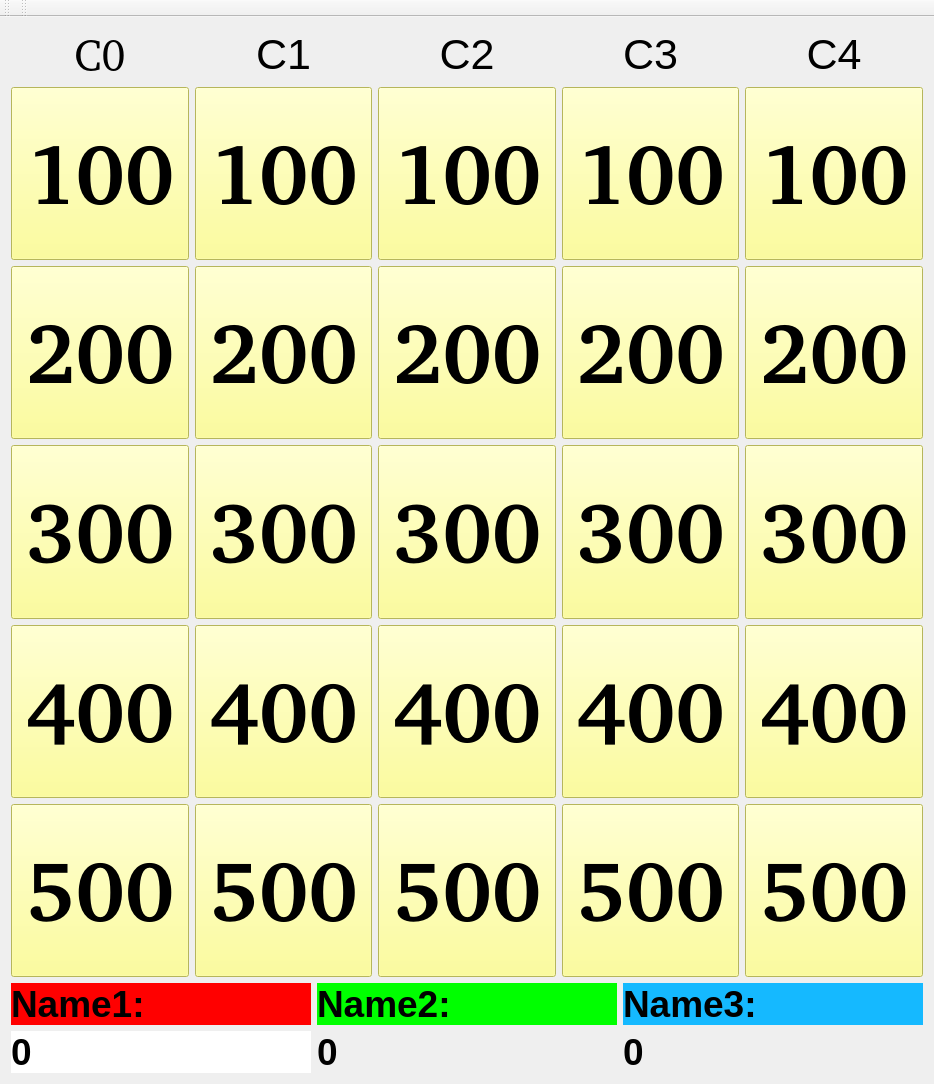
<?xml version="1.0" encoding="UTF-8"?>
<ui version="4.0">
 <class>MainWindow</class>
 <widget class="QMainWindow" name="MainWindow">
  <property name="enabled">
   <bool>true</bool>
  </property>
  <property name="geometry">
   <rect>
    <x>0</x>
    <y>0</y>
    <width>934</width>
    <height>1084</height>
   </rect>
  </property>
  <property name="font">
   <font>
    <family>Droid Sans [unknown]</family>
    <pointsize>72</pointsize>
   </font>
  </property>
  <property name="windowTitle">
   <string>MainWindow</string>
  </property>
  <property name="styleSheet">
   <string notr="true">QPushButton {
    background-color: rgb(255, 255, 127);
}

QPushButton::focus {
	background-color: qradialgradient(spread:repeat, cx:0.5, cy:0.5, radius:0.077, fx:0.5, fy:0.5, stop:0 rgba(0, 169, 255, 147), stop:0.497326 rgba(0, 0, 0, 147), stop:1 rgba(0, 169, 255, 147));
}</string>
  </property>
  <widget class="QWidget" name="centralWidget">
   <layout class="QVBoxLayout" name="verticalLayout">
    <item>
     <layout class="QGridLayout" name="gridLayout_2">
      <item row="3" column="4">
       <widget class="QPushButton" name="button_300_4">
        <property name="sizePolicy">
         <sizepolicy hsizetype="Minimum" vsizetype="Expanding">
          <horstretch>0</horstretch>
          <verstretch>0</verstretch>
         </sizepolicy>
        </property>
        <property name="font">
         <font>
          <family>Droid Sans [unknown]</family>
          <pointsize>64</pointsize>
          <weight>75</weight>
          <bold>true</bold>
         </font>
        </property>
        <property name="text">
         <string>300</string>
        </property>
       </widget>
      </item>
      <item row="3" column="0">
       <widget class="QPushButton" name="button_300_0">
        <property name="sizePolicy">
         <sizepolicy hsizetype="Minimum" vsizetype="Expanding">
          <horstretch>0</horstretch>
          <verstretch>0</verstretch>
         </sizepolicy>
        </property>
        <property name="font">
         <font>
          <family>Droid Sans [unknown]</family>
          <pointsize>64</pointsize>
          <weight>75</weight>
          <bold>true</bold>
         </font>
        </property>
        <property name="text">
         <string>300</string>
        </property>
       </widget>
      </item>
      <item row="5" column="1">
       <widget class="QPushButton" name="button_500_1">
        <property name="sizePolicy">
         <sizepolicy hsizetype="Minimum" vsizetype="Expanding">
          <horstretch>0</horstretch>
          <verstretch>0</verstretch>
         </sizepolicy>
        </property>
        <property name="font">
         <font>
          <family>Droid Sans [unknown]</family>
          <pointsize>64</pointsize>
          <weight>75</weight>
          <bold>true</bold>
         </font>
        </property>
        <property name="text">
         <string>500</string>
        </property>
       </widget>
      </item>
      <item row="2" column="4">
       <widget class="QPushButton" name="button_200_4">
        <property name="sizePolicy">
         <sizepolicy hsizetype="Minimum" vsizetype="Expanding">
          <horstretch>0</horstretch>
          <verstretch>0</verstretch>
         </sizepolicy>
        </property>
        <property name="font">
         <font>
          <family>Droid Sans [unknown]</family>
          <pointsize>64</pointsize>
          <weight>75</weight>
          <bold>true</bold>
         </font>
        </property>
        <property name="text">
         <string>200</string>
        </property>
       </widget>
      </item>
      <item row="5" column="4">
       <widget class="QPushButton" name="button_500_4">
        <property name="sizePolicy">
         <sizepolicy hsizetype="Minimum" vsizetype="Expanding">
          <horstretch>0</horstretch>
          <verstretch>0</verstretch>
         </sizepolicy>
        </property>
        <property name="font">
         <font>
          <family>Droid Sans [unknown]</family>
          <pointsize>64</pointsize>
          <weight>75</weight>
          <bold>true</bold>
         </font>
        </property>
        <property name="text">
         <string>500</string>
        </property>
       </widget>
      </item>
      <item row="3" column="1">
       <widget class="QPushButton" name="button_300_1">
        <property name="sizePolicy">
         <sizepolicy hsizetype="Minimum" vsizetype="Expanding">
          <horstretch>0</horstretch>
          <verstretch>0</verstretch>
         </sizepolicy>
        </property>
        <property name="font">
         <font>
          <family>Droid Sans [unknown]</family>
          <pointsize>64</pointsize>
          <weight>75</weight>
          <bold>true</bold>
         </font>
        </property>
        <property name="text">
         <string>300</string>
        </property>
       </widget>
      </item>
      <item row="2" column="2">
       <widget class="QPushButton" name="button_200_2">
        <property name="sizePolicy">
         <sizepolicy hsizetype="Minimum" vsizetype="Expanding">
          <horstretch>0</horstretch>
          <verstretch>0</verstretch>
         </sizepolicy>
        </property>
        <property name="font">
         <font>
          <family>Droid Sans [unknown]</family>
          <pointsize>64</pointsize>
          <weight>75</weight>
          <bold>true</bold>
         </font>
        </property>
        <property name="text">
         <string>200</string>
        </property>
       </widget>
      </item>
      <item row="5" column="0">
       <widget class="QPushButton" name="button_500_0">
        <property name="sizePolicy">
         <sizepolicy hsizetype="Minimum" vsizetype="Expanding">
          <horstretch>0</horstretch>
          <verstretch>0</verstretch>
         </sizepolicy>
        </property>
        <property name="font">
         <font>
          <family>Droid Sans [unknown]</family>
          <pointsize>64</pointsize>
          <weight>75</weight>
          <bold>true</bold>
         </font>
        </property>
        <property name="text">
         <string>500</string>
        </property>
       </widget>
      </item>
      <item row="2" column="0">
       <widget class="QPushButton" name="button_200_0">
        <property name="sizePolicy">
         <sizepolicy hsizetype="Minimum" vsizetype="Expanding">
          <horstretch>0</horstretch>
          <verstretch>0</verstretch>
         </sizepolicy>
        </property>
        <property name="font">
         <font>
          <family>Droid Sans [unknown]</family>
          <pointsize>64</pointsize>
          <weight>75</weight>
          <bold>true</bold>
         </font>
        </property>
        <property name="text">
         <string>200</string>
        </property>
       </widget>
      </item>
      <item row="4" column="4">
       <widget class="QPushButton" name="button_400_4">
        <property name="sizePolicy">
         <sizepolicy hsizetype="Minimum" vsizetype="Expanding">
          <horstretch>0</horstretch>
          <verstretch>0</verstretch>
         </sizepolicy>
        </property>
        <property name="font">
         <font>
          <family>Droid Sans [unknown]</family>
          <pointsize>64</pointsize>
          <weight>75</weight>
          <bold>true</bold>
         </font>
        </property>
        <property name="text">
         <string>400</string>
        </property>
       </widget>
      </item>
      <item row="1" column="0">
       <widget class="QPushButton" name="button_100_0">
        <property name="sizePolicy">
         <sizepolicy hsizetype="Minimum" vsizetype="Expanding">
          <horstretch>0</horstretch>
          <verstretch>0</verstretch>
         </sizepolicy>
        </property>
        <property name="font">
         <font>
          <family>Droid Sans [unknown]</family>
          <pointsize>64</pointsize>
          <weight>75</weight>
          <bold>true</bold>
         </font>
        </property>
        <property name="styleSheet">
         <string notr="true"/>
        </property>
        <property name="text">
         <string>100</string>
        </property>
        <property name="shortcut">
         <string/>
        </property>
        <property name="flat">
         <bool>false</bool>
        </property>
       </widget>
      </item>
      <item row="4" column="1">
       <widget class="QPushButton" name="button_400_1">
        <property name="sizePolicy">
         <sizepolicy hsizetype="Minimum" vsizetype="Expanding">
          <horstretch>0</horstretch>
          <verstretch>0</verstretch>
         </sizepolicy>
        </property>
        <property name="font">
         <font>
          <family>Droid Sans [unknown]</family>
          <pointsize>64</pointsize>
          <weight>75</weight>
          <bold>true</bold>
         </font>
        </property>
        <property name="text">
         <string>400</string>
        </property>
       </widget>
      </item>
      <item row="1" column="4">
       <widget class="QPushButton" name="button_100_4">
        <property name="sizePolicy">
         <sizepolicy hsizetype="Minimum" vsizetype="Expanding">
          <horstretch>0</horstretch>
          <verstretch>0</verstretch>
         </sizepolicy>
        </property>
        <property name="font">
         <font>
          <family>Droid Sans [unknown]</family>
          <pointsize>64</pointsize>
          <weight>75</weight>
          <bold>true</bold>
         </font>
        </property>
        <property name="text">
         <string>100</string>
        </property>
       </widget>
      </item>
      <item row="1" column="3">
       <widget class="QPushButton" name="button_100_3">
        <property name="sizePolicy">
         <sizepolicy hsizetype="Minimum" vsizetype="Expanding">
          <horstretch>0</horstretch>
          <verstretch>0</verstretch>
         </sizepolicy>
        </property>
        <property name="font">
         <font>
          <family>Droid Sans [unknown]</family>
          <pointsize>64</pointsize>
          <weight>75</weight>
          <bold>true</bold>
         </font>
        </property>
        <property name="text">
         <string>100</string>
        </property>
       </widget>
      </item>
      <item row="0" column="4">
       <widget class="QLabel" name="label_category_4">
        <property name="font">
         <font>
          <pointsize>32</pointsize>
          <weight>50</weight>
          <bold>false</bold>
         </font>
        </property>
        <property name="text">
         <string>C4</string>
        </property>
        <property name="alignment">
         <set>Qt::AlignCenter</set>
        </property>
       </widget>
      </item>
      <item row="2" column="1">
       <widget class="QPushButton" name="button_200_1">
        <property name="sizePolicy">
         <sizepolicy hsizetype="Minimum" vsizetype="Expanding">
          <horstretch>0</horstretch>
          <verstretch>0</verstretch>
         </sizepolicy>
        </property>
        <property name="font">
         <font>
          <family>Droid Sans [unknown]</family>
          <pointsize>64</pointsize>
          <weight>75</weight>
          <bold>true</bold>
         </font>
        </property>
        <property name="text">
         <string>200</string>
        </property>
       </widget>
      </item>
      <item row="0" column="3">
       <widget class="QLabel" name="label_category_3">
        <property name="font">
         <font>
          <pointsize>32</pointsize>
          <weight>50</weight>
          <bold>false</bold>
         </font>
        </property>
        <property name="text">
         <string>C3</string>
        </property>
        <property name="alignment">
         <set>Qt::AlignCenter</set>
        </property>
       </widget>
      </item>
      <item row="3" column="3">
       <widget class="QPushButton" name="button_300_3">
        <property name="sizePolicy">
         <sizepolicy hsizetype="Minimum" vsizetype="Expanding">
          <horstretch>0</horstretch>
          <verstretch>0</verstretch>
         </sizepolicy>
        </property>
        <property name="font">
         <font>
          <family>Droid Sans [unknown]</family>
          <pointsize>64</pointsize>
          <weight>75</weight>
          <bold>true</bold>
         </font>
        </property>
        <property name="text">
         <string>300</string>
        </property>
       </widget>
      </item>
      <item row="4" column="3">
       <widget class="QPushButton" name="button_400_3">
        <property name="sizePolicy">
         <sizepolicy hsizetype="Minimum" vsizetype="Expanding">
          <horstretch>0</horstretch>
          <verstretch>0</verstretch>
         </sizepolicy>
        </property>
        <property name="font">
         <font>
          <family>Droid Sans [unknown]</family>
          <pointsize>64</pointsize>
          <weight>75</weight>
          <bold>true</bold>
         </font>
        </property>
        <property name="text">
         <string>400</string>
        </property>
       </widget>
      </item>
      <item row="5" column="2">
       <widget class="QPushButton" name="button_500_2">
        <property name="sizePolicy">
         <sizepolicy hsizetype="Minimum" vsizetype="Expanding">
          <horstretch>0</horstretch>
          <verstretch>0</verstretch>
         </sizepolicy>
        </property>
        <property name="font">
         <font>
          <family>Droid Sans [unknown]</family>
          <pointsize>64</pointsize>
          <weight>75</weight>
          <bold>true</bold>
         </font>
        </property>
        <property name="text">
         <string>500</string>
        </property>
       </widget>
      </item>
      <item row="5" column="3">
       <widget class="QPushButton" name="button_500_3">
        <property name="sizePolicy">
         <sizepolicy hsizetype="Minimum" vsizetype="Expanding">
          <horstretch>0</horstretch>
          <verstretch>0</verstretch>
         </sizepolicy>
        </property>
        <property name="font">
         <font>
          <family>Droid Sans [unknown]</family>
          <pointsize>64</pointsize>
          <weight>75</weight>
          <bold>true</bold>
         </font>
        </property>
        <property name="text">
         <string>500</string>
        </property>
       </widget>
      </item>
      <item row="2" column="3">
       <widget class="QPushButton" name="button_200_3">
        <property name="sizePolicy">
         <sizepolicy hsizetype="Minimum" vsizetype="Expanding">
          <horstretch>0</horstretch>
          <verstretch>0</verstretch>
         </sizepolicy>
        </property>
        <property name="font">
         <font>
          <family>Droid Sans [unknown]</family>
          <pointsize>64</pointsize>
          <weight>75</weight>
          <bold>true</bold>
         </font>
        </property>
        <property name="text">
         <string>200</string>
        </property>
       </widget>
      </item>
      <item row="0" column="1">
       <widget class="QLabel" name="label_category_1">
        <property name="font">
         <font>
          <pointsize>32</pointsize>
          <weight>50</weight>
          <bold>false</bold>
         </font>
        </property>
        <property name="text">
         <string>C1</string>
        </property>
        <property name="alignment">
         <set>Qt::AlignCenter</set>
        </property>
       </widget>
      </item>
      <item row="1" column="1">
       <widget class="QPushButton" name="button_100_1">
        <property name="sizePolicy">
         <sizepolicy hsizetype="Minimum" vsizetype="Expanding">
          <horstretch>0</horstretch>
          <verstretch>0</verstretch>
         </sizepolicy>
        </property>
        <property name="font">
         <font>
          <family>Droid Sans [unknown]</family>
          <pointsize>64</pointsize>
          <weight>75</weight>
          <bold>true</bold>
         </font>
        </property>
        <property name="text">
         <string>100</string>
        </property>
       </widget>
      </item>
      <item row="0" column="0">
       <widget class="QLabel" name="label_category_0">
        <property name="font">
         <font>
          <family>Droid Sans [unknown]</family>
          <pointsize>32</pointsize>
          <weight>50</weight>
          <bold>false</bold>
         </font>
        </property>
        <property name="text">
         <string>C0</string>
        </property>
        <property name="alignment">
         <set>Qt::AlignCenter</set>
        </property>
       </widget>
      </item>
      <item row="0" column="2">
       <widget class="QLabel" name="label_category_2">
        <property name="font">
         <font>
          <pointsize>32</pointsize>
          <weight>50</weight>
          <bold>false</bold>
         </font>
        </property>
        <property name="text">
         <string>C2</string>
        </property>
        <property name="alignment">
         <set>Qt::AlignCenter</set>
        </property>
       </widget>
      </item>
      <item row="1" column="2">
       <widget class="QPushButton" name="button_100_2">
        <property name="sizePolicy">
         <sizepolicy hsizetype="Minimum" vsizetype="Expanding">
          <horstretch>0</horstretch>
          <verstretch>0</verstretch>
         </sizepolicy>
        </property>
        <property name="font">
         <font>
          <family>Droid Sans [unknown]</family>
          <pointsize>64</pointsize>
          <weight>75</weight>
          <bold>true</bold>
         </font>
        </property>
        <property name="text">
         <string>100</string>
        </property>
       </widget>
      </item>
      <item row="4" column="0">
       <widget class="QPushButton" name="button_400_0">
        <property name="sizePolicy">
         <sizepolicy hsizetype="Minimum" vsizetype="Expanding">
          <horstretch>0</horstretch>
          <verstretch>0</verstretch>
         </sizepolicy>
        </property>
        <property name="font">
         <font>
          <family>Droid Sans [unknown]</family>
          <pointsize>64</pointsize>
          <weight>75</weight>
          <bold>true</bold>
         </font>
        </property>
        <property name="text">
         <string>400</string>
        </property>
       </widget>
      </item>
      <item row="4" column="2">
       <widget class="QPushButton" name="button_400_2">
        <property name="sizePolicy">
         <sizepolicy hsizetype="Minimum" vsizetype="Expanding">
          <horstretch>0</horstretch>
          <verstretch>0</verstretch>
         </sizepolicy>
        </property>
        <property name="font">
         <font>
          <family>Droid Sans [unknown]</family>
          <pointsize>64</pointsize>
          <weight>75</weight>
          <bold>true</bold>
         </font>
        </property>
        <property name="text">
         <string>400</string>
        </property>
       </widget>
      </item>
      <item row="3" column="2">
       <widget class="QPushButton" name="button_300_2">
        <property name="sizePolicy">
         <sizepolicy hsizetype="Minimum" vsizetype="Expanding">
          <horstretch>0</horstretch>
          <verstretch>0</verstretch>
         </sizepolicy>
        </property>
        <property name="font">
         <font>
          <family>Droid Sans [unknown]</family>
          <pointsize>64</pointsize>
          <weight>75</weight>
          <bold>true</bold>
         </font>
        </property>
        <property name="text">
         <string>300</string>
        </property>
       </widget>
      </item>
     </layout>
    </item>
    <item>
     <layout class="QHBoxLayout" name="horizontalLayout">
      <item>
       <layout class="QVBoxLayout" name="verticalLayout_3">
        <item>
         <widget class="QLabel" name="label">
          <property name="font">
           <font>
            <pointsize>28</pointsize>
            <weight>75</weight>
            <bold>true</bold>
           </font>
          </property>
          <property name="autoFillBackground">
           <bool>false</bool>
          </property>
          <property name="styleSheet">
           <string notr="true">background: rgb(255, 0, 0)</string>
          </property>
          <property name="text">
           <string>Name1:</string>
          </property>
         </widget>
        </item>
        <item>
         <widget class="QLabel" name="label_2">
          <property name="font">
           <font>
            <pointsize>28</pointsize>
            <weight>75</weight>
            <bold>true</bold>
           </font>
          </property>
          <property name="styleSheet">
           <string notr="true">background: rgb(255, 255, 255)</string>
          </property>
          <property name="text">
           <string>0</string>
          </property>
         </widget>
        </item>
       </layout>
      </item>
      <item>
       <layout class="QVBoxLayout" name="verticalLayout_4">
        <item>
         <widget class="QLabel" name="label_3">
          <property name="font">
           <font>
            <pointsize>28</pointsize>
            <weight>75</weight>
            <bold>true</bold>
           </font>
          </property>
          <property name="styleSheet">
           <string notr="true">background: rgb(0, 255, 0)</string>
          </property>
          <property name="text">
           <string>Name2:</string>
          </property>
         </widget>
        </item>
        <item>
         <widget class="QLabel" name="label_4">
          <property name="font">
           <font>
            <pointsize>28</pointsize>
            <weight>75</weight>
            <bold>true</bold>
           </font>
          </property>
          <property name="text">
           <string>0</string>
          </property>
         </widget>
        </item>
       </layout>
      </item>
      <item>
       <layout class="QVBoxLayout" name="verticalLayout_5">
        <item>
         <widget class="QLabel" name="label_5">
          <property name="font">
           <font>
            <pointsize>28</pointsize>
            <weight>75</weight>
            <bold>true</bold>
           </font>
          </property>
          <property name="styleSheet">
           <string notr="true">background: rgb(21, 185, 255)</string>
          </property>
          <property name="text">
           <string>Name3:</string>
          </property>
         </widget>
        </item>
        <item>
         <widget class="QLabel" name="label_6">
          <property name="font">
           <font>
            <pointsize>28</pointsize>
            <weight>75</weight>
            <bold>true</bold>
           </font>
          </property>
          <property name="text">
           <string>0</string>
          </property>
         </widget>
        </item>
       </layout>
      </item>
     </layout>
    </item>
   </layout>
  </widget>
  <widget class="QToolBar" name="mainToolBar">
   <attribute name="toolBarArea">
    <enum>TopToolBarArea</enum>
   </attribute>
   <attribute name="toolBarBreak">
    <bool>false</bool>
   </attribute>
  </widget>
  <widget class="QToolBar" name="toolBar">
   <property name="windowTitle">
    <string>toolBar</string>
   </property>
   <attribute name="toolBarArea">
    <enum>TopToolBarArea</enum>
   </attribute>
   <attribute name="toolBarBreak">
    <bool>false</bool>
   </attribute>
  </widget>
 </widget>
 <layoutdefault spacing="6" margin="11"/>
 <tabstops>
  <tabstop>button_100_0</tabstop>
  <tabstop>button_100_1</tabstop>
  <tabstop>button_100_2</tabstop>
  <tabstop>button_100_3</tabstop>
  <tabstop>button_100_4</tabstop>
  <tabstop>button_200_0</tabstop>
  <tabstop>button_200_1</tabstop>
  <tabstop>button_200_2</tabstop>
  <tabstop>button_200_3</tabstop>
  <tabstop>button_200_4</tabstop>
  <tabstop>button_300_0</tabstop>
  <tabstop>button_300_1</tabstop>
  <tabstop>button_300_2</tabstop>
  <tabstop>button_300_3</tabstop>
  <tabstop>button_300_4</tabstop>
  <tabstop>button_400_0</tabstop>
  <tabstop>button_400_1</tabstop>
  <tabstop>button_400_2</tabstop>
  <tabstop>button_400_3</tabstop>
  <tabstop>button_400_4</tabstop>
  <tabstop>button_500_0</tabstop>
  <tabstop>button_500_1</tabstop>
  <tabstop>button_500_2</tabstop>
  <tabstop>button_500_3</tabstop>
  <tabstop>button_500_4</tabstop>
 </tabstops>
 <resources/>
 <connections/>
</ui>
